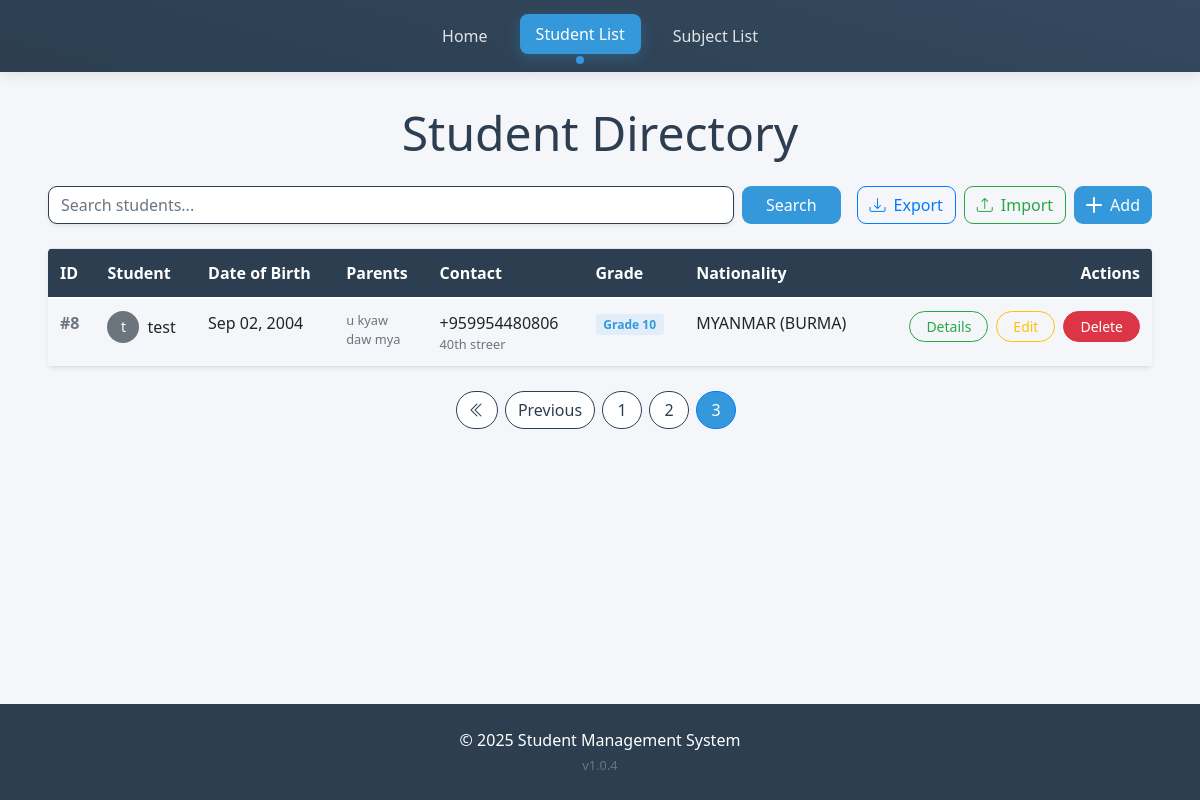
Page /management/?page=3&q= on the earlier database version.
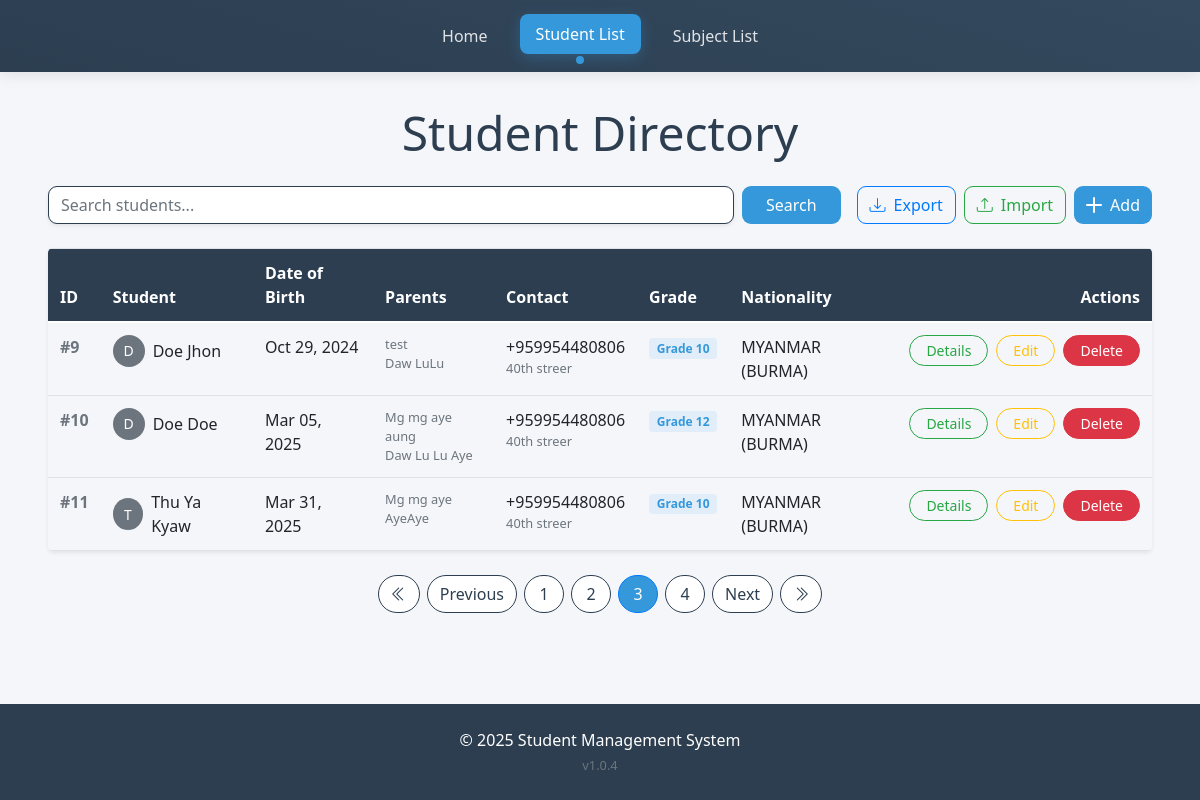
Same page on the later database version.
### student_app/models.py (models this page shows, shortened)
class Student(models.Model):
    name = models.CharField(max_length=100)
    dob = models.DateField()  # Date of Birth
    nrc = models.CharField(max_length=50, unique=True)  # National Registration Card number (assuming it's unique)
    father_name = models.CharField(max_length=100)
    mother_name = models.CharField(max_length=100)
    phone = models.CharField(max_length=15)  # Phone number
    address = models.TextField()  # Long address details
    grade = models.CharField(max_length=10)  # Grade (A, B, etc.)
    country = models.CharField(max_length=100)
    class Meta:
        verbose_name = "Student"
        verbose_name_plural = "Students"

### student_app/views.py (the view)
# urls.py: path('', views.student_list, name='student_list'),  # Home page or Student List page
def student_list(request):
    query = request.GET.get('q', '')  # Get the search query from the URL
    students = Student.objects.all()
    if query:
        students = students.filter(name__icontains=query)  # Filter students by name (case-insensitive)
    paginator = Paginator(students, 3)  # Show 10 students per page
    page_number = request.GET.get('page')
    page_obj = paginator.get_page(page_number)
    return render(request, 'student/student_list.html', {'page_obj': page_obj, 'query': query})

### templates/student/student_list.html (shortened to what the changed rows need)
{% extends 'base.html' %}
{% block content %}
<div class="container-main">
  <h2 class="display-5 text-center mb-4" style="color: var(--primary-color);">Student Directory</h2>
  <div class="table-responsive rounded-3 shadow-sm d-none d-md-block">
    <table class="table table-hover align-middle mb-0">
      <thead class="sticky-top" style="background: var(--primary-color); color: white;">
        <tr>
          <th>ID</th>
          <th>Student</th>
          <th>Date of Birth</th>
          <th>Parents</th>
          <th>Contact</th>
          <th>Grade</th>
          <th>Nationality</th>
          <th class="text-end">Actions</th>
        </tr>
      </thead>
      <tbody>
        {% for student in page_obj %}
        <tr style="cursor: pointer; ">
          <td class="fw-bold text-muted">#{{ student.id }}</td>
          <td>
            <div class="d-flex align-items-center gap-2">
              <div
                class="avatar-sm bg-secondary text-white rounded-circle d-flex align-items-center justify-content-center">
                {{ student.name|first }}
              </div>
              {{ student.name }}
            </div>
          </td>
          <td>{{ student.dob|date:"M d, Y" }}</td>
          <td>
            <div class="text-muted small">
              <div>{{ student.father_name }}</div>
              <div>{{ student.mother_name }}</div>
            </div>
          </td>
          <td>
            <div class="text-nowrap">
              <div>{{ student.phone }}</div>
              <div class="text-muted small">{{ student.address|truncatechars:20 }}</div>
            </div>
          </td>
          <td>
            <span class="badge bg-primary-subtle text-primary">
              Grade {{ student.grade }}
            </span>
          </td>
          <td>{{ student.country|upper }}</td>
          <td class="text-end">
            <div class="d-flex gap-2 justify-content-end">
              <a href="{% url 'student_detail' student.id %}" class="btn btn-sm btn-outline-success px-3"
                style="border-radius: 20px;">
                Details
              </a>
              <a href="{% url 'edit_student' student.id %}" class="btn btn-sm btn-outline-warning px-3"
                style="border-radius: 20px;">
                Edit
              </a>
              <a href="{% url 'delete_student' student.id %}" class="btn btn-sm btn-danger px-3"
                style="border-radius: 20px;">
                Delete
              </a>
            </div>
          </td>
        </tr>
        {% endfor %}
      </tbody>
    </table>
  </div>
  <nav class="mt-4">
    <ul class="pagination justify-content-center">
      {% for num in page_obj.paginator.page_range %}
      {% if page_obj.number == num %}
      <li class="page-item active">
        <span class="page-link" style="border-radius: 20px; margin-right: 8px; background: var(--secondary-color);">
          {{ num }}
        </span>
      </li>
      {% else %}
      <li class="page-item">
        <a class="page-link" href="?page={{ num }}&q={{ query }}" style="border-radius: 20px; margin-right: 8px;">
          {{ num }}
        </a>
      </li>
      {% endif %}
      {% endfor %}
      {% if page_obj.has_next %}
      <li class="page-item">
        <a class="page-link" href="?page={{ page_obj.next_page_number }}&q={{ query }}"
          style="border-radius: 20px; margin-right: 8px;">
          Next
        </a>
      </li>
      <li class="page-item">
        <a class="page-link" href="?page={{ page_obj.paginator.num_pages }}&q={{ query }}" style="border-radius: 20px;">
          <i class="bi bi-chevron-double-right"></i>
        </a>
      </li>
      {% endif %}
    </ul>
  </nav>
</div>
{% endblock %}

Differences in the rows shown:
no longer on this page (row unchanged): Student: id "8", name|first "t", name "test", dob "Sep 02, 2004", father_name "u kyaw", mother_name "daw mya", phone "+959954480806", address "40th streer", grade "10", country "MYANMAR (BURMA)"
added Student: id "9", name|first "D", name "Doe Jhon", dob "Oct 29, 2024", father_name "test", mother_name "Daw LuLu", phone "+959954480806", address "40th streer", grade "10", country "MYANMAR (BURMA)"
added Student: id "10", name|first "D", name "Doe Doe", dob "Mar 05, 2025", father_name "Mg mg aye aung", mother_name "Daw Lu Lu Aye", phone "+959954480806", address "40th streer", grade "12", country "MYANMAR (BURMA)"
added Student: id "11", name|first "T", name "Thu Ya Kyaw", dob "Mar 31, 2025", father_name "Mg mg aye", mother_name "AyeAye", phone "+959954480806", address "40th streer", grade "10", country "MYANMAR (BURMA)"
Other differences:
new list line: "4"
text now shown: "Next"
